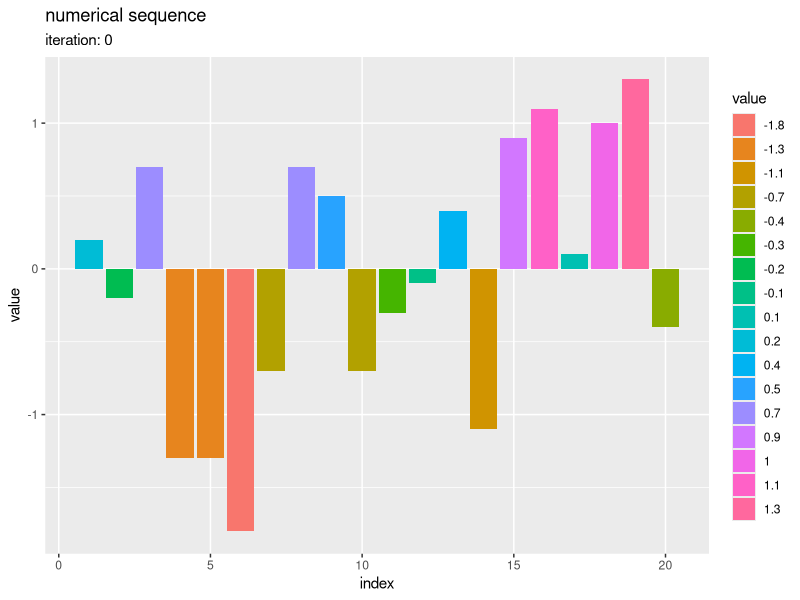
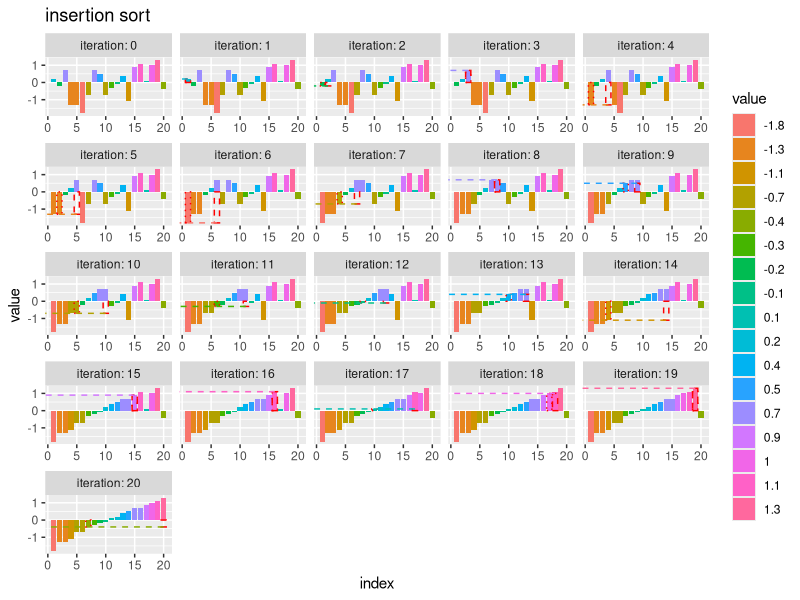

Generate these figures, in order, with R: (Note: this script raises an error after producing the figures.)
## ---- chunk 1
knitr::opts_chunk$set(
  echo = TRUE, 
  message = FALSE, error = FALSE, warning = FALSE # メッセージを非表示
)
## ---- chunk 2
### 資料作成用

# チェック用
library(ggplot2)
## ---- chunk 3
# 挿入ソートの実装
insertion_sort <- function(vec) {
  
  # 要素数を取得
  N <- length(vec)
  
  # 要素ごとに処理
  for(i in 2:N) { # (1番目は不要)
    
    # i番目の値を取得
    val <- vec[i]
    
    # i番目から逆順に挿入位置jを探索:(j ≤ i)
    for(j in (i-1):0) { # (i番目は不要・0番目は挿入処理との兼ね合い用)
      
      # j番目とi番目の値を大小比較
      if(j <= 0) {
        
        # 全要素を比較したらループを終了
        break
        
      } else if(vec[j] > val) {
        
        # j番目の値を1つ後に移動
        vec[j+1] <- vec[j]
        
      } else {
        
        # i番目の値以下ならループを終了
        break
      }
    }
    
    # i番目の値をj番目に挿入
    vec[j+1] <- val
  }
  
  # 数列を出力
  return(vec)
}
## ---- chunk 4
# 要素数を指定
N <- 50

# 数列を生成
a <- sample(x = 1:(2*N), size = N, replace = TRUE)
a
## ---- chunk 5
# ソート
insertion_sort(a)
## ---- chunk 6
# 確認
sum(!(insertion_sort(a) == sort(a)))
## ---- chunk 7
# 要素数を指定
N <- 20

# 数列を生成
a <- rnorm(n = N, mean = 0, sd = 1) |> 
  round(digits = 1)
table(a)
## ---- chunk 8
# 要素数を取得
N <- length(a)

# 数列を格納
tmp_df <- tibble::tibble(
  iteration = 0,   # 試行回数
  id        = 1:N, # 元のインデックス
  index     = 1:N, # 各試行のインデックス
  value     = a    # 要素
)
tmp_df
## ---- chunk 9
# 数列を作図
ggplot() + 
  geom_bar(data = tmp_df, 
           mapping = aes(x = index, y = value, fill = factor(value)), stat = "identity") + 
  theme(panel.grid.minor.x = element_blank()) + 
  labs(title = "numerical sequence", 
       subtitle = paste0("iteration: ", unique(tmp_df[["iteration"]])), 
       fill = "value", 
       x = "index", y = "value")
## ---- chunk 10
# 作図用のオブジェクトを初期化
id_vec   <- 1:N
trace_df <- tmp_df

# 挿入ソート
for(i in 1:N) {
  if(i > 1) { # (初回は不要)
    
    # i番目の値を取得
    v <- a[i]
    
    # i番目から逆順に挿入位置jを探索:(j ≤ i)
    for(j in (i-1):0) { # (i番目は不要・0番目は挿入処理との兼ね合い用)
      
      # j番目とi番目の値を大小比較
      if(j <= 0) {
        
        # 全要素を比較したらループを終了
        break
        
      } else if(a[j] > v) {
        
        # j番目の値を1つ後に移動
        a[j+1] <- a[j]
        id_vec[1:N] <- replace(x = id_vec, list = j+1, values = id_vec[j])
        
      } else {
        
        # i番目の値以下ならループを終了
        break
      }
    }
    
    # i番目の値をj番目に挿入
    a[j+1] <- v
    id_vec[1:N] <- replace(x = id_vec, list = j+1, values = i)
  }
  
  # 数列を格納
  tmp_df <- tibble::tibble(
    iteration = i, 
    id        = id_vec, 
    index     = 1:N, 
    value     = a
  )
  
  # 数列を記録
  trace_df <- dplyr::bind_rows(trace_df, tmp_df)
  
  # 途中経過を表示
  #print(paste0("--- iteration: ", i, " ---"))
  #print(a)
}
## ---- chunk 11
# 挿入データを作成
target_df <- trace_df |> 
  dplyr::filter(iteration == id) # i番目の要素を抽出
target_df
## ---- chunk 12
# 全試行の数列を作図
ggplot() + 
  geom_bar(data = trace_df, 
           mapping = aes(x = index, y = value, fill = factor(value)), stat = "identity") + # 全ての要素
  geom_bar(data = target_df,
           mapping = aes(x = id, y = value), stat = "identity",
           color = "red", alpha = 0, linewidth = 0.5, linetype = "dashed") + # 挿入前のi番目の要素
  geom_bar(data = target_df,
           mapping = aes(x = index, y = value), stat = "identity",
           color = "red", alpha = 0, linewidth = 0.5, linetype = "dotted") + # 挿入後のi番目の要素
  geom_segment(data = target_df, 
               mapping = aes(x = id, y = value, xend = -Inf, yend = value, color = factor(value)), 
               linewidth = 0.5, linetype = "dashed", show.legend = FALSE) + # 挿入データまでの上限値
  facet_wrap(iteration ~ ., scales = "free_x", labeller = label_both) + # 試行ごとに分割
  theme(panel.grid.minor.x = element_blank(), 
        legend.position = "right") + 
  labs(title = "insertion sort", 
       fill = "value", 
       x = "index", y = "value")
## ---- chunk 13
# 挿入データを作成
target_df <- trace_df |> 
    dplyr::filter((iteration + 1) == index) # i番目の要素を抽出
target_df
## ---- chunk 14
# 重複ラベルを作成
dup_label_df <- trace_df |> 
  dplyr::arrange(iteration, id) |> # IDの割当用
  dplyr::group_by(iteration, value) |> # IDの割当用
  dplyr::mutate(
    dup_id    = dplyr::row_number(id), # 重複IDを割り当て
    dup_num   = max(dup_id), # 重複の判定用
    dup_label = dplyr::if_else(
      condition = dup_num > 1, 
      true = paste0("(", dup_id, ")"), 
      false = ""
    ) # 重複要素のみラベルを作成
  ) |> 
  dplyr::ungroup() |> 
  dplyr::arrange(iteration, index)
dup_label_df
## ---- chunk 15
# ソートのアニメーションを作図
graph <- ggplot() + 
  geom_bar(data = trace_df, 
           mapping = aes(x = index, y = value, fill = factor(value), group = factor(id)), stat = "identity") + # 全要素
  geom_bar(data = target_df,
           mapping = aes(x = index, y = value, group = factor(id)), stat = "identity",
           color = "red", alpha = 0, linewidth = 1, linetype = "dashed") + # 挿入データ
  geom_segment(data = target_df,
               mapping = aes(x = index, y = value, xend = -2, yend = value,
                             color = factor(value), group = factor(id)),
               linewidth = 1, linetype = "dashed", show.legend = FALSE) + # 挿入データまでの上限値
  geom_text(data = trace_df, 
            mapping = aes(x = index, y = 0, label = as.character(value), group = factor(id)), 
            vjust = -0.5, size = 5) + # 要素ラベル
  geom_text(data = dup_label_df, 
            mapping = aes(x = index, y = 0, label = dup_label, group = factor(id)), 
            vjust = 1, size = 4) + # 重複ラベル
  gganimate::transition_states(states = iteration, transition_length = 9, state_length = 1, wrap = FALSE) + # フレーム遷移
  gganimate::ease_aes("cubic-in-out") + # 遷移の緩急
  coord_cartesian(xlim = c(0, N+1)) + # (上限値の線用)
  theme(panel.grid.minor.x = element_blank(), 
        legend.position = "none") + 
  labs(title = "insertion sort", 
       subtitle = "iteration: {next_state}", 
       fill = "value", 
       x = "index", y = "value")

# 1試行当たりのフレーム数を指定
s <- 20

# gif画像を作成
gganimate::animate(
  plot = graph, 
  nframes = (N+1 + 2)*s, start_pause = s, end_pause = s, fps = 20, 
  width = 800, height = 600, 
  renderer = gganimate::gifski_renderer()
)
